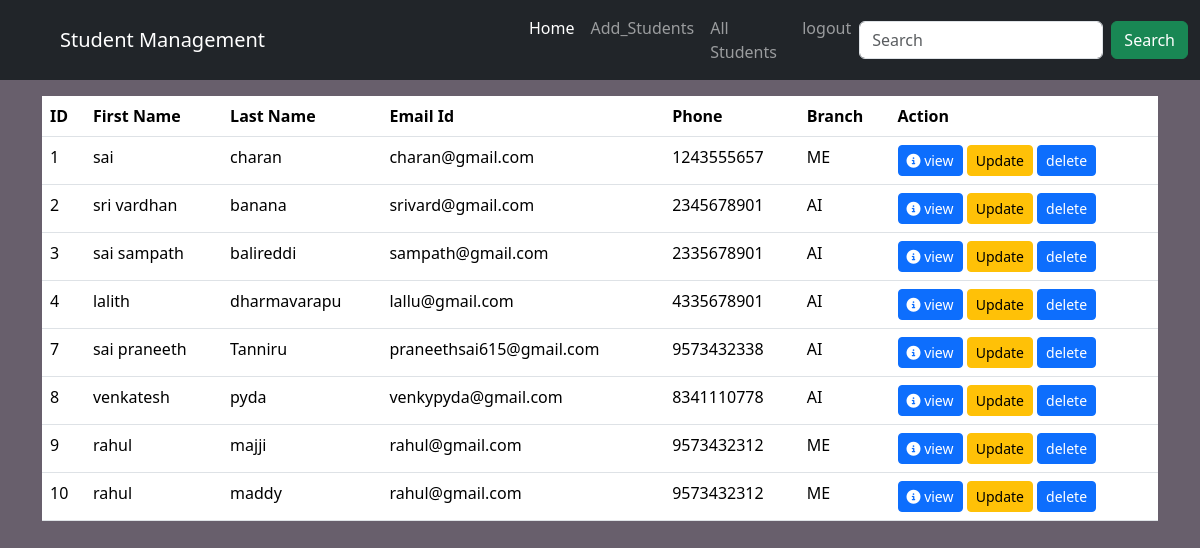
Page /show/ (signed in) on the committed database.
### student_data/models.py (models this page shows, shortened)
class Student(models.Model):
    fname=models.CharField(max_length=25)
    lname=models.CharField(max_length=25)
    email=models.EmailField(max_length=25)
    phone=models.PositiveIntegerField()
    branch=models.CharField(max_length=50,choices=MY_CHOICES)

### student_data/views.py (the view)
# urls.py: path("show/",views.list_student,name="show"),
@login_required
def list_student(request):
    student=Student.objects.all()
    return render(request,"crud/list_student.html",{"student":student})

### student_data/templates/crud/list_student.html (shortened to what this page needs)
{% extends "crud/base.html" %}
{% block content1 %}
<table  class="table table-hover mt-3">
    <tr>
        <th> ID</th>
        <th> First Name </th>
        <th> Last Name</th>
        <th> Email Id</th>
        <th> Phone</th>
        <th> Branch</th>
        <th> Action</th>
    </tr>
    {%  for st in student %}
    <tr>
        <td> {{st.id}} </td>
        <td> {{st.fname}} </td>
        <td> {{st.lname}} </td>
        <td> {{st.email}} </td>
        <td> {{st.phone}} </td>
        <td> {{ st.branch }} </td>
        <td>
            <button type="button" class="btn btn-primary btn-sm" data-bs-toggle="modal" data-bs-target="#viewModal{{st.id}}" ><i class="fa-solid fa-circle-info"></i> view</button>
            <a href="{% url 'update' st.id %}" class="btn btn-warning btn-sm">Update</a>
            <button type="button" claSS="btn btn-primary btn-sm" data-bs-toggle="modal" data-bs-target="#deleteModal{{st.id}}">delete</button>
        </td>
    </tr>
    {% endfor %}
    </table>
{% endblock content1 %}

### student_data/templates/crud/base.html (shortened to what this page needs)
<!doctype html>
{%load static %}
<html lang="en">
  <head>
    <link href="https://cdn.jsdelivr.net/npm/bootstrap@5.3.7/dist/css/bootstrap.min.css" rel="stylesheet">
    <link rel="stylesheet" href="https://cdnjs.cloudflare.com/ajax/libs/font-awesome/6.7.2/css/all.min.css">
  </head>
  <link rel="stylesheet" href="{% static 'css/style.css' %}">
  <body>
    {%include "crud/navbar.html"%}
    <div class="container">
    {% block content1 %}
    {% endblock content1 %}
    </div>
  </body>
</html>

### student_data/templates/crud/navbar.html (shortened to what this page needs)
<nav class="navbar navbar-expand-lg navbar-dark bg-dark">
  <div class="container-fluid ">
      <a class="navbar-brand ms-5 " style="padding-right:240px;" href="/">Student Management</a>
      <div class="collapse navbar-collapse" id="navbarNav">
          <ul class="navbar-nav">
              <li class="nav-item">
                  <a class="nav-link active" aria-current="page" href="/">Home</a>
              </li>
              {% if request.user.is_authenticated %}
              <li class="nav-item">
                  <a class="nav-link" href="{% url 'add' %}">Add_Students</a>
              </li>
              <li class="nav-item">
                  <a class="nav-link" href="{% url 'show' %}">All Students</a>
              </li>
              <li class="nav-item">
                  <a class="nav-link" href="{% url 'logout' %}">logout</a>
              </li>
              {% endif %}
          </ul>
      </div>
      <form action="{% url 'searchstudent' %}" method="post" class="d-flex" method="post">
        <input class="form-control me-2" type="search" placeholder="Search" aria-label="Search" name="output">
        <button class="btn btn-success" type="submit">Search</button>
    </form>
  </div>
</nav>

### student_data/static/css/style.css (style rules this page uses)
body { background: rgb(104, 95, 108); }

### rows in the picture
Student: id "1", fname "sai", lname "charan", email "charan@gmail.com", phone "1243555657", branch "ME"
Student: id "2", fname "sri vardhan", lname "banana", email "srivard@gmail.com", phone "2345678901", branch "AI"
Student: id "3", fname "sai sampath", lname "balireddi", email "sampath@gmail.com", phone "2335678901", branch "AI"
Student: id "4", fname "lalith", lname "dharmavarapu", email "lallu@gmail.com", phone "4335678901", branch "AI"
Student: id "7", fname "sai praneeth", lname "Tanniru", email "praneethsai615@gmail.com", phone "9573432338", branch "AI"
Student: id "8", fname "venkatesh", lname "pyda", email "venkypyda@gmail.com", phone "8341110778", branch "AI"
Student: id "9", fname "rahul", lname "majji", email "rahul@gmail.com", phone "9573432312", branch "ME"
Student: id "10", fname "rahul", lname "maddy", email "rahul@gmail.com", phone "9573432312", branch "ME"
